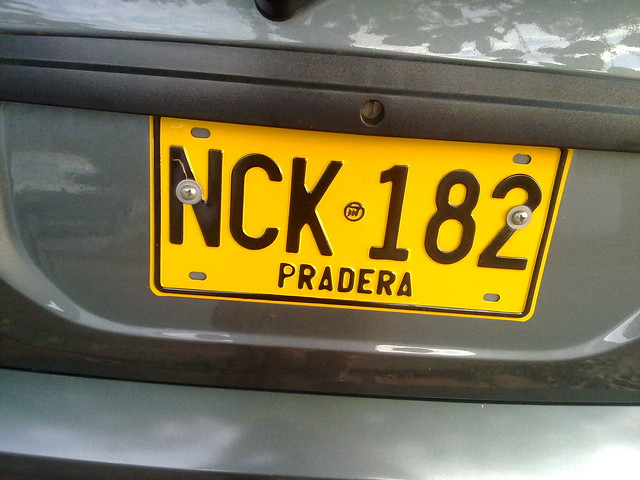
#> input picture img/1.jpg, 640 x 480 px
$ python -i detector.py   (imports and definitions only)
#> lines starting #> are read from the running program, lines starting #| are printed output that depends on the picture; after the words box and inside, x2 and y2 are one past the last pixel; in counts of white or black regions, pixels touching at a corner belong together
#> further down, picture is the input picture: shape (480, 640, 3); mean B, G, R 80.9, 116.9, 125.4
import numpy as np
import cv2
import json
import numpy as np
import cv2
import easyocr
import re
from datetime import datetime
from utils import validar_formato_placa, verificar_pico_y_placa

# [1 line that did not run here, left out]

class PlacaDetector:
    def __init__(self):
        self.last_detection = None
        self.confidence_threshold = 0.45  # Umbral más bajo para detectar mejor caracteres individuales
        self.min_plate_width = 100  # Ancho mínimo de la placa en píxeles
        self.min_plate_height = 50  # Alto mínimo de la placa en píxeles

    def preprocess_image(self, image):
        """Preprocesa la imagen para mejorar la detección de placas amarillas"""
        # Convertir a HSV para mejor detección del color amarillo
        hsv = cv2.cvtColor(image, cv2.COLOR_BGR2HSV)
#> hsv: shape (480, 640, 3); mean H, S, V 47.5, 80.7, 129.7

        # Rango de color amarillo típico de placas colombianas
        lower_yellow = np.array([20, 100, 100])
        upper_yellow = np.array([30, 255, 255])

        # Crear máscara para color amarillo
        mask = cv2.inRange(hsv, lower_yellow, upper_yellow)
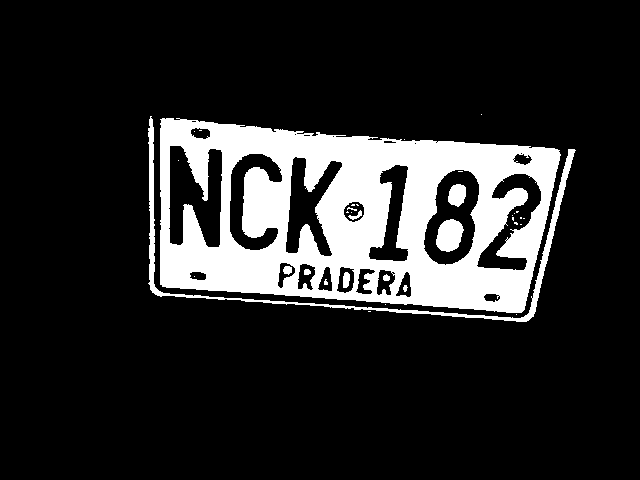
#> mask: shape (480, 640); 16.1% white; 34 white regions (24 under 20 px), largest, box (x1, y1, x2, y2) and area: (160, 118, 561, 313) 45040, (148, 116, 576, 322) 3015, (436, 219, 464, 252) 685

        # Aplicar operaciones morfológicas para limpiar la máscara
        kernel = np.ones((3,3), np.uint8)
        mask = cv2.morphologyEx(mask, cv2.MORPH_CLOSE, kernel)
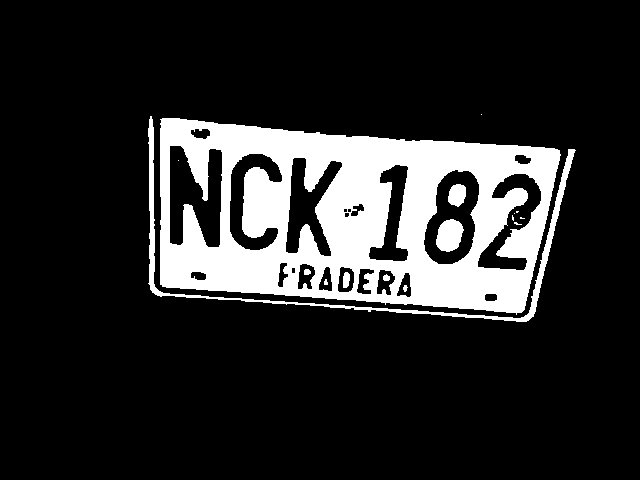
#> mask: shape (480, 640); 16.3% white; 16 white regions (8 under 20 px), largest, box (x1, y1, x2, y2) and area: (160, 118, 561, 315) 45639, (148, 116, 576, 322) 3054, (436, 219, 464, 252) 685
        mask = cv2.morphologyEx(mask, cv2.MORPH_OPEN, kernel)
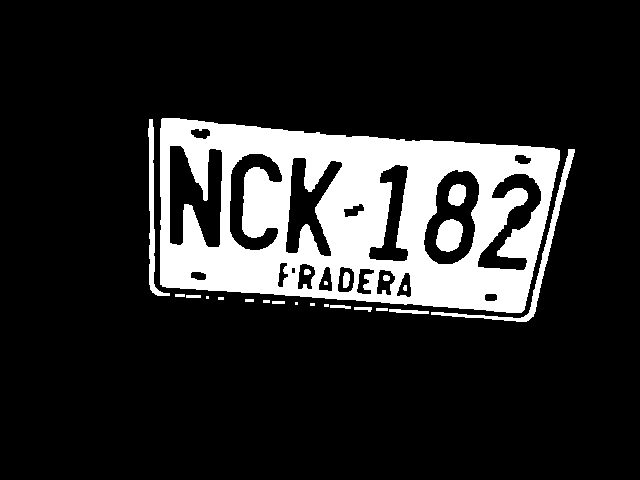
#> mask: shape (480, 640); 16.2% white; 24 white regions (6 under 20 px)

        # Aplicar la máscara a la imagen original
        yellow_regions = cv2.bitwise_and(image, image, mask=mask)
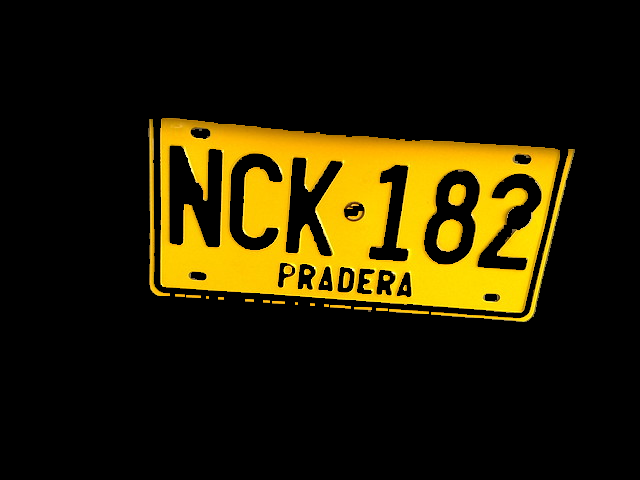
#> yellow_regions: shape (480, 640, 3); mean B, G, R 1.3, 31.1, 39.1

        return yellow_regions, mask

    def extract_plate_text(self, text):
        """
        Extrae y formatea el texto de la placa en el formato colombiano (XXX ###)
        """
        # Eliminar espacios y caracteres no deseados
        text = ''.join(c for c in text if c.isalnum())
        text = text.upper()

        # Patrón para placas colombianas (3 letras seguidas de 3 números)
        match = re.match(r'^([A-Z]{3})(\d{3})$', text)
        if match:
            letters, numbers = match.groups()
            return f"{letters} {numbers}"
        return None

    def detect_plate(self, frame):
        """
        Detecta y extrae el texto de la placa en el frame
        """
        # Preprocesar imagen
        yellow_regions, mask = self.preprocess_image(frame)

        # Encontrar contornos en la máscara
        contours, _ = cv2.findContours(mask, cv2.RETR_EXTERNAL, cv2.CHAIN_APPROX_SIMPLE)
#> contours = 17 contours, 8 with area under 20; largest, box (x1, y1, x2, y2) and area: (160, 118, 560, 313) 63158, (431, 149, 575, 322) 1116, (148, 119, 170, 296) 750, (389, 309, 429, 314) 89, (330, 305, 351, 309) 40

        for contour in contours:
            x, y, w, h = cv2.boundingRect(contour)

            # Filtrar por tamaño mínimo
            if w < self.min_plate_width or h < self.min_plate_height:
                continue

            # Verificar ratio de aspecto típico de placas (2.0 - 2.5)
            aspect_ratio = float(w)/h
            if not (2.0 <= aspect_ratio <= 2.5):
                continue

            # Extraer región de la placa
            plate_region = frame[y:y+h, x:x+w]

            # Aplicar OCR
            results = reader.readtext(plate_region,
                                    allowlist='ABCDEFGHIJKLMNOPQRSTUVWXYZ0123456789',
                                    batch_size=1,
                                    detail=1)

            for (bbox, text, confidence) in results:
                if confidence > self.confidence_threshold:
                    formatted_text = self.extract_plate_text(text)
                    if formatted_text:
                        # Dibujar rectángulo y texto
                        cv2.rectangle(frame, (x,y), (x+w,y+h), (0,255,0), 2)
                        cv2.putText(frame, formatted_text, (x, y-10),
                                  cv2.FONT_HERSHEY_SIMPLEX, 0.9, (0,255,0), 2)

                        return {
                            'text': formatted_text,
                            'confidence': confidence,
                            'bbox': (x,y,w,h)
                        }
#> this loop made 17 passes
#> (contour, x, y, w, h) on passes 2, 5, 6, 7, 8, 9, 10, 11, 12, 13: ([[376, 308], [376, 310], [387, 310], [387, 308]], 376, 308, 12, 3), ([[324, 304], [324, 306], [328, 306], [328, 304]], 324, 304, 5, 3), ([[310, 303], [310, 305], [314, 305], [314, 303]], 310, 303, 5, 3), ([[295, 302], [295, 304], [297, 304], [297, 302]], 295, 302, 3, 3), ([[272, 301], [272, 303], [284, 303], [284, 301]], 272, 301, 13, 3), ([[263, 300], [263, 302], [269, 302], [269, 300]], 263, 300, 7, 3), ([[245, 299], [245, 301], [253, 301], [253, 299]], 245, 299, 9, 3), ([[218, 297], [218, 299], [223, 299], [223, 297]], 218, 297, 6, 3), ([[206, 296], [206, 298], [208, 298], [208, 296]], 206, 296, 3, 3), ([[186, 295], [186, 297], [200, 297], [200, 295]], 186, 295, 15, 3)
#> (x, y, w, h) on passes 1, 3, 4, 16: (389, 309, 40, 5), (354, 307, 18, 5), (330, 305, 21, 4), (148, 119, 22, 177)
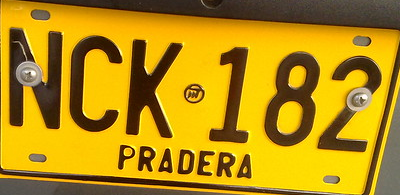
#> plate_region: shape (195, 400, 3); mean B, G, R 16.7, 141.7, 181.9

        return None

def gen_frames():
    cap = cv2.VideoCapture(0)
    detector = PlacaDetector()
    while True:
        success, frame = cap.read()
        if not success:
            break
        result = detector.detect_plate(frame)
        if result:
            pico_y_placa_info = verificar_pico_y_placa(result['text'], result['confidence'])
            with open('static/placa_info.json', 'w') as f:
                json.dump({
                    'placa_texto': result['text'],
                    'confianza': f"{result['confidence']:.2%}",
                    'verificacion': pico_y_placa_info['message'],
                    'timestamp': datetime.now().strftime("%Y-%m-%d %H:%M:%S")
                }, f)
        ret, buffer = cv2.imencode('.jpg', frame)
        frame = buffer.tobytes()
        yield (b'--frame\r\n'
               b'Content-Type: image/jpeg\r\n\r\n' + frame + b'\r\n')

>>> import cv2
>>> picture = cv2.imread('img/1.jpg')
#> (the run stopped early here; a loop or call above may not have finished)

$ run again, on img/10.jpg
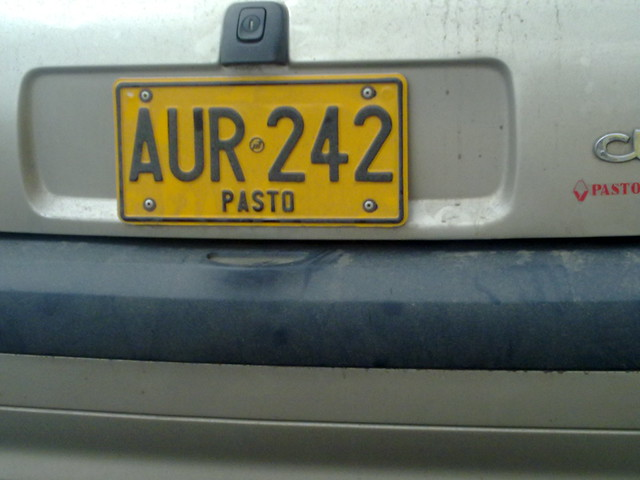
#> input picture img/10.jpg, 640 x 480 px
#> picture is the input picture: shape (480, 640, 3); mean B, G, R 100.3, 114.2, 109.4
#> hsv: shape (480, 640, 3); mean H, S, V 65, 60.1, 120
#> in preprocess_image, `mask = cv2.inRange(hsv, lower_yellow, upper_yellow)`:
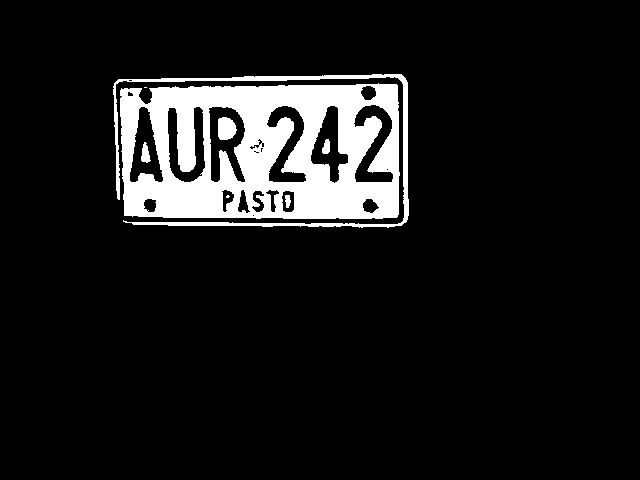
#> mask: shape (480, 640); 9.9% white; 8 white regions (2 under 20 px), largest, box (x1, y1, x2, y2) and area: (120, 83, 400, 219) 26566, (113, 74, 409, 228) 3106, (218, 117, 237, 140) 355, (141, 142, 151, 163) 132, (322, 139, 330, 154) 92, (285, 195, 291, 208) 59
#> contours = 7 contours, 3 with area under 20; largest, box (x1, y1, x2, y2) and area: (114, 84, 400, 219) 36350, (127, 74, 409, 223) 1364, (133, 222, 305, 227) 414, (308, 223, 395, 228) 206
#> the loop in detect_plate, `for contour in contours:` made 5 passes
#> (contour, x, y, w, h) on passes 1, 4: ([[398, 223], [398, 225], [401, 225], [401, 223]], 398, 223, 4, 3), ([[113, 86], [113, 94], [115, 94], [115, 86]], 113, 86, 3, 9)
#> after the loop in detect_plate, `for contour in contours:`:
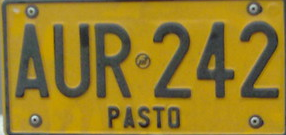
#> plate_region: shape (135, 286, 3); mean B, G, R 39.7, 123.3, 147.4

$ run again, on img/11.jpg
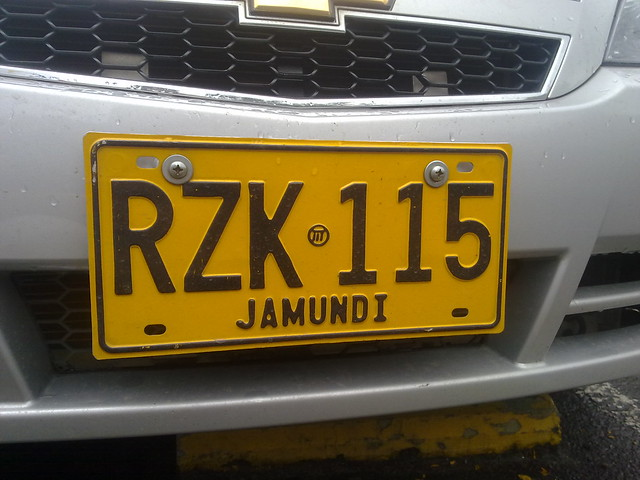
#> input picture img/11.jpg, 640 x 480 px
#> picture is the input picture: shape (480, 640, 3); mean B, G, R 70.9, 98.5, 109.9
#> hsv: shape (480, 640, 3); mean H, S, V 51.5, 90.7, 112.3
#> in preprocess_image, `mask = cv2.inRange(hsv, lower_yellow, upper_yellow)`:
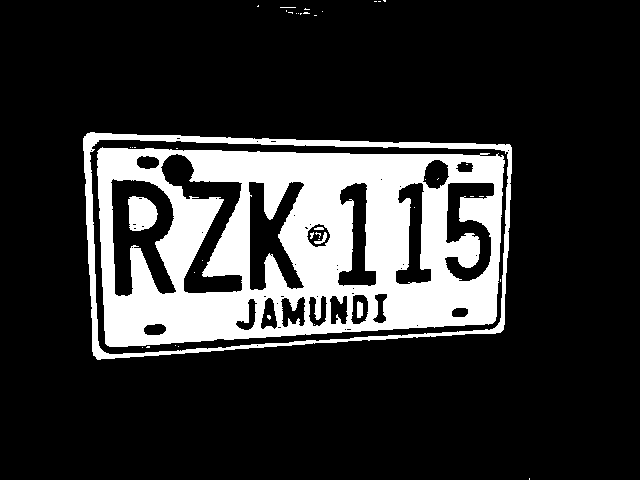
#> mask: shape (480, 640); 19.1% white; 43 white regions (37 under 20 px), largest, box (x1, y1, x2, y2) and area: (97, 147, 505, 347) 51152, (83, 132, 512, 360) 6369, (128, 196, 158, 231) 822, (357, 301, 363, 318) 91, (314, 232, 327, 244) 56, (314, 227, 324, 230) 26
#> in preprocess_image, `yellow_regions = cv2.bitwise_and(image, image, mask=mask)`:
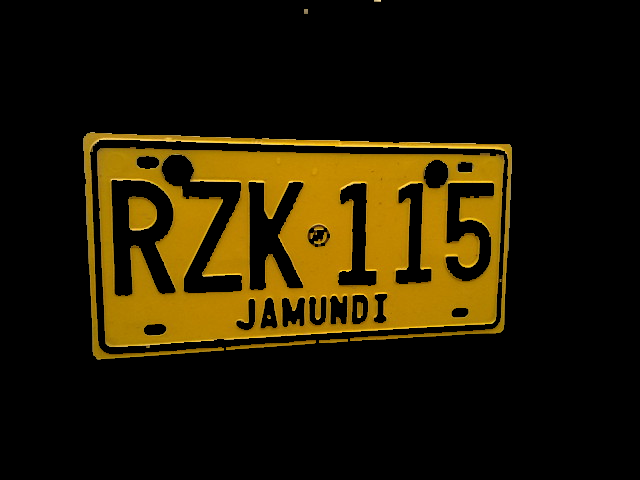
#> yellow_regions: shape (480, 640, 3); mean B, G, R 1.6, 25.4, 34.7
#> contours = 5 contours, 2 with area under 20; largest, box (x1, y1, x2, y2) and area: (83, 132, 512, 360) 77599, (226, 340, 316, 350) 239, (319, 339, 348, 343) 63
#> the loop in detect_plate, `for contour in contours:` made 5 passes
#> (x, y, w, h) on passes 1 to 2: (226, 340, 90, 10), (319, 339, 29, 4)

$ run again, on img/12.jpg
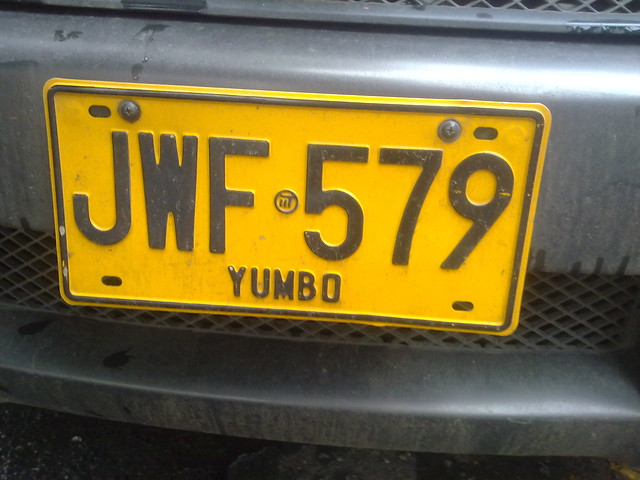
#> input picture img/12.jpg, 640 x 480 px
#> picture is the input picture: shape (480, 640, 3); mean B, G, R 61.8, 106.3, 120.1
#> hsv: shape (480, 640, 3); mean H, S, V 50, 93.9, 124.4
#> in preprocess_image, `mask = cv2.inRange(hsv, lower_yellow, upper_yellow)`:
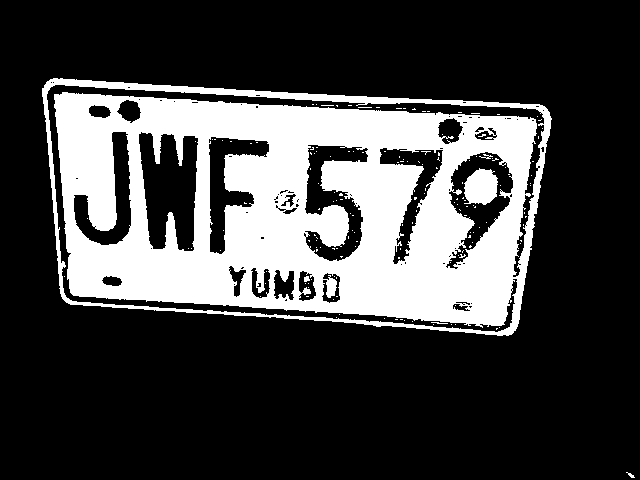
#> mask: shape (480, 640); 26.1% white; 158 white regions (153 under 20 px), largest, box (x1, y1, x2, y2) and area: (42, 78, 552, 336) 78679, (464, 168, 498, 205) 959, (304, 276, 310, 282) 28, (479, 154, 493, 159) 27, (626, 472, 635, 478) 22
#> in preprocess_image, `yellow_regions = cv2.bitwise_and(image, image, mask=mask)`:
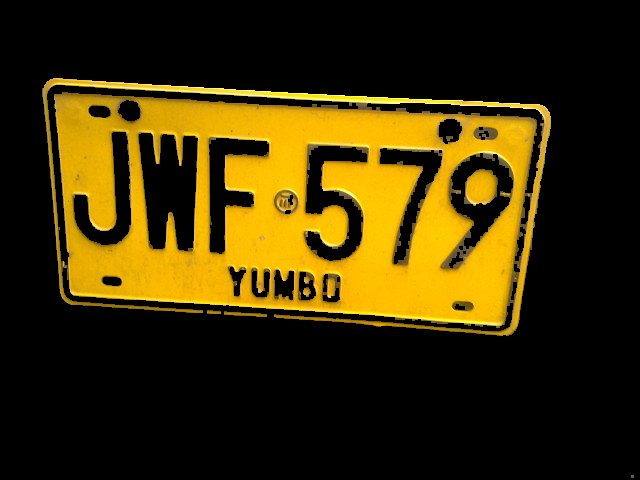
#> yellow_regions: shape (480, 640, 3); mean B, G, R 3.7, 46.1, 60.1
#> contours = 4 contours, 1 with area under 20; largest, box (x1, y1, x2, y2) and area: (42, 78, 551, 336) 106092, (224, 311, 267, 317) 98, (207, 310, 221, 314) 32
#> the loop in detect_plate, `for contour in contours:` made 4 passes
#> (x, y, w, h) on passes 2 to 3: (224, 311, 43, 6), (207, 310, 14, 4)
